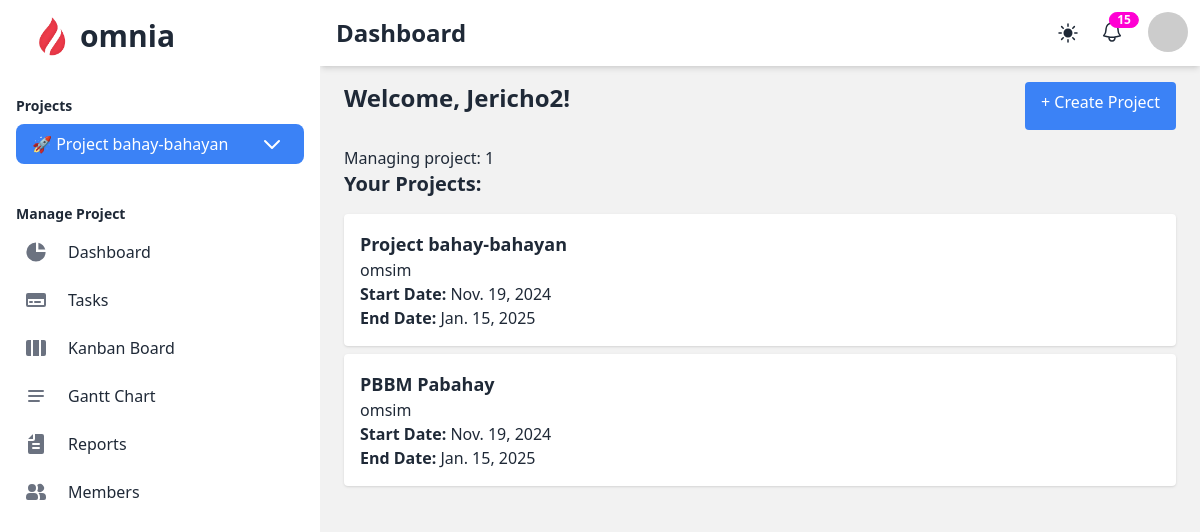
The app's page /projects// (signed in) with its own data.
### users/models.py (models this page shows)
class CustomUser(AbstractUser):
    email = models.EmailField(unique=True, blank=False, null=False)
    is_first_login = models.BooleanField(default=True)
    MEMBER = 'member'
    MANAGER = 'manager'
    ROLE_CHOICES = [
        (MEMBER, 'Member'),
        (MANAGER, 'Manager'),
    ]
    role = models.CharField(max_length=10, choices=ROLE_CHOICES, default=MANAGER)
    profile_picture = models.ImageField(upload_to='profile_pictures/', blank=True, null=True)

### projects/models.py (models this page shows, shortened)
class Project(models.Model):
    COLOR_CHOICES = [
        ('purple', 'Purple'),
        ('blue', 'Blue'),
        ('green', 'Green'),
        ('teal', 'Teal'),
        ('yellow', 'Yellow'),
        ('orange', 'Orange'),
        ('grey', 'Grey'),
        ('dark_purple', 'Dark Purple'),
        ('dark_blue', 'Dark Blue'),
        ('dark_green', 'Dark Green'),
        ('dark_teal', 'Dark Teal'),
        ('dark_yellow', 'Dark Yellow'),
        ('dark_orange', 'Dark Orange'),
        ('dark_grey', 'Dark Grey'),
    ]
    name = models.CharField(max_length=100)
    emoji_icon = models.CharField(max_length=255, blank=True, null=True)
    description = models.TextField(blank=True, null=True)
    color = models.CharField(max_length=20, choices=COLOR_CHOICES, default='blue')
    start_date = models.DateField()
    end_date = models.DateField()
    created_at = models.DateTimeField(auto_now_add=True)
    owner = models.ForeignKey(settings.AUTH_USER_MODEL, on_delete=models.CASCADE, related_name='owned_projects')

### projects/views.py (the view)
# urls.py: path('/', views.dashboard, name='home'),
@login_required
def dashboard(request):
    user_projects = Project.objects.filter(owner=request.user) if request.user.role == 'manager' else []
    return render(request, 'projects/dashboard.html', {'projects': user_projects})

### projects/context_processors.py (called while the page is built)
def user_projects(request):
    if request.user.is_authenticated:
        projects = Project.objects.filter(owner=request.user)
        return {'user_projects': projects}
    return {}

### projects/templatetags/custom_filters.py (called while the page is built)
@register.filter
def get_item(value, key):
    for item in value:
        if item.id == int(key):
            return item
    return None

### projects/templates/projects/dashboard.html (shortened to what this page needs)
{% extends 'project_base.html' %}
{% block heading %}Dashboard{% endblock %}
{% block content %}
<div class="flex justify-between mb-4">
    <h1 class="text-2xl font-bold mb-4">Welcome, {{ request.user.first_name }}!</h1>
    <a href="{% url 'create_project' %}"
       class="bg-blue-500 text-white py-2 px-4 rounded hover:bg-blue-600">
        + Create Project
    </a>
</div>
{% if projects %}
    {% if request.session.current_project_id %}
        <p>Managing project: {{ request.session.current_project_id }}</p>
    {% else %}
        <p>No project selected. Please create or join a project.</p>
    {% endif %}
    <h2 class="text-xl font-bold">Your Projects:</h2>
    <ul class="mt-4">
        {% for project in projects %}
            <li class="bg-white shadow p-4 rounded mb-2">
                <h3 class="text-lg font-bold">{{ project.name }}</h3>
                <p>{{ project.description }}</p>
                <p><strong>Start Date:</strong> {{ project.start_date }}</p>
                <p><strong>End Date:</strong> {{ project.end_date }}</p>
            </li>
        {% endfor %}
    </ul>
{% else %}
    <p class="text-gray-500">No projects found. Create a new project!</p>
{% endif %}
{% endblock %}

### projects/templates/project_base.html (shortened to what this page needs)
{% load static %}
{% load custom_filters %}
<!DOCTYPE html>
<html lang="en" data-theme="light">
<head>
    <link href="https://cdnjs.cloudflare.com/ajax/libs/font-awesome/6.0.0/css/all.min.css" rel="stylesheet">
    <link href="https://cdn.jsdelivr.net/npm/daisyui@4.12.14/dist/full.min.css" rel="stylesheet" type="text/css" />
    <script src="https://cdn.tailwindcss.com"></script>
</head>
<body class="bg-gray-100">
    <div class="drawer lg:drawer-open">
        <div class="drawer-content flex flex-col">
            <div class="navbar sticky top-0 bg-base-100  z-10 shadow-md ">
                <div class="flex-1">
                    <h1 class="text-2xl font-semibold ml-2">{% block heading %}Dashboard{% endblock %}</h1>
                </div>
                <div class="flex-none ">
                    <label class="swap ">
                        <input id="theme-toggle" type="checkbox">
                    </label>
                    <div class="dropdown dropdown-bottom dropdown-end">
                      <button class="btn ml-4 btn-circle btn-ghost btn-sm">
                        <div class="indicator">
                            <span class="indicator-item badge badge-secondary badge-sm">15</span>
                        </div>
                      </button>
                    </div>
                    <div class="dropdown dropdown-end ml-4">
                        <label tabindex="0" class="btn btn-ghost btn-circle avatar">
                            <div class="w-10 rounded-full"><img src="https://placeimg.com/80/80/people" alt="profile"></div>
                        </label>
                    </div>
                </div>
            </div>
            <div class="flex-1 overflow-y-auto md:pt-4 pt-4 px-6  bg-base-200">
                {% block content %}
                {% endblock %}
            </div>
        </div>
        <div class="drawer-side z-30">
            <ul class="menu pt-2 px-4 w-80 bg-base-100 min-h-full space-y-2 text-base-content">
                <li class="mb-2 font-semibold text-3xl"><a href="/projects/dashboard"><img class="mask mask-squircle w-10" src="{% static 'logo/logo.png' %}" alt="Omnia Logo">omnia</a> </li>
                    <span class="py-1"></span>
                {% if request.user.role == 'manager' %}
                    <h2 class="text-sm font-bold mt-4 mb-2">Projects</h2>
                    <li tabindex="0" role="button" class="dropdown dropdown-bottom z-50">
                            <span class="bg-blue-500 text-white flex items-center text-base font-medium rounded-lg transition duration-75 ">
                                 <span class="truncate max-w-[200px]">
                                    {% if request.session.current_project_id %}
                                        {% with current_project=user_projects|get_item:request.session.current_project_id %}
                                            {{ current_project.emoji_icon }}
                                            {{ current_project.name }}
                                        {% endwith %}
                                    {% else %}
                                        Project Name
                                    {% endif %}
                                </span>
                                <svg class="w-6 h-6 text-white ml-6" aria-hidden="true" xmlns="http://www.w3.org/2000/svg" width="24" height="24" fill="none" viewBox="0 0 24 24">
                                  <path stroke="currentColor" stroke-linecap="round" stroke-linejoin="round" stroke-width="2" d="m19 9-7 7-7-7"/>
                                </svg>
                            </span>
                    </li>
                    <span class="py-3"></span>
                    {% if request.session.current_project_id %}
                    <h2 class="text-sm font-bold mb-2">Manage Project</h2>
                    <li>
                        <a href="{% url 'dashboard' %}"
                           class="flex items-center p-2 text-base font-medium rounded-lg transition duration-75 {% if request.path == '/projects/dashboard/' %}active{% endif %}"
                        >
                           <span class="ml-3">Dashboard</span>
                        </a>
                    </li>
                    <li>
                        <a href="{% url 'project_tasks' %} "
                           class="flex items-center p-2 text-base font-medium rounded-lg transition duration-75 {% if 'tasks' in request.path %}active{% endif %}">
                           <span class="ml-3">Tasks</span>
                        </a>
                    </li>
                    <li>
                        <a href="{% url 'kanban_board' %}"
                           class="flex items-center p-2 text-base font-medium rounded-lg transition duration-75 {% if 'kanban' in request.path %}active{% endif %}">
                            <svg class="w-6 h-6 text-gray-500" aria-hidden="true" xmlns="http://www.w3.org/2000/svg" width="24" height="24" fill="currentColor" viewBox="0 0 24 24">
                              <path fill-rule="evenodd" d="M15 4H9v16h6V4Zm2 16h3a2 2 0 0 0 2-2V6a2 2 0 0 0-2-2h-3v16ZM4 4h3v16H4a2 2 0 0 1-2-2V6a2 2 0 0 1 2-2Z" clip-rule="evenodd"/>
                            </svg>
                           <span class="ml-3">Kanban Board</span>
                        </a>
                    </li>
                    <li>
                        <a href="{% url 'gantt_chart' %}"
                           class="flex items-center p-2 text-base font-medium rounded-lg transition duration-75 {% if 'gantt' in request.path %}active{% endif %}"
                        >
                            <svg class="w-6 h-6 text-gray-500" aria-hidden="true" xmlns="http://www.w3.org/2000/svg" width="24" height="24" fill="none" viewBox="0 0 24 24">
                              <path stroke="currentColor" stroke-linecap="round" stroke-width="2" d="M5 7h14M5 12h14M5 17h10"/>
                            </svg>
                           <span class="ml-3">Gantt Chart</span>
                        </a>
                    </li>
                    <li>
                        <a href="#" class="flex items-center p-2 text-base font-medium rounded-lg transition duration-75 {% if 'reports' in request.path %}active{% endif %}"
                        >
                           <span class="ml-3">Reports</span>
                        </a>
                    </li>
                    <li>
                        <a href="{% url 'members' %}" class="flex items-center p-2 text-base font-medium rounded-lg transition duration-75 {% if 'members' in request.path %}active{% endif %}"
                        >
                           <span class="ml-3">Members</span>
                        </a>
                    </li>
                    {% endif %}
                {% endif %}
            </ul>
        </div>
    </div>
</body>
</html>

### records on screen
CustomUser: user.first_name "Jericho2"
Project: name "Project bahay-bahayan", description "omsim", start_date "Nov. 19, 2024", end_date "Jan. 15, 2025", emoji_icon "🚀"
Project: name "PBBM Pabahay", description "omsim", start_date "Nov. 19, 2024", end_date "Jan. 15, 2025"

### other values on screen
{{ request.session.current_project_id }} "1"
